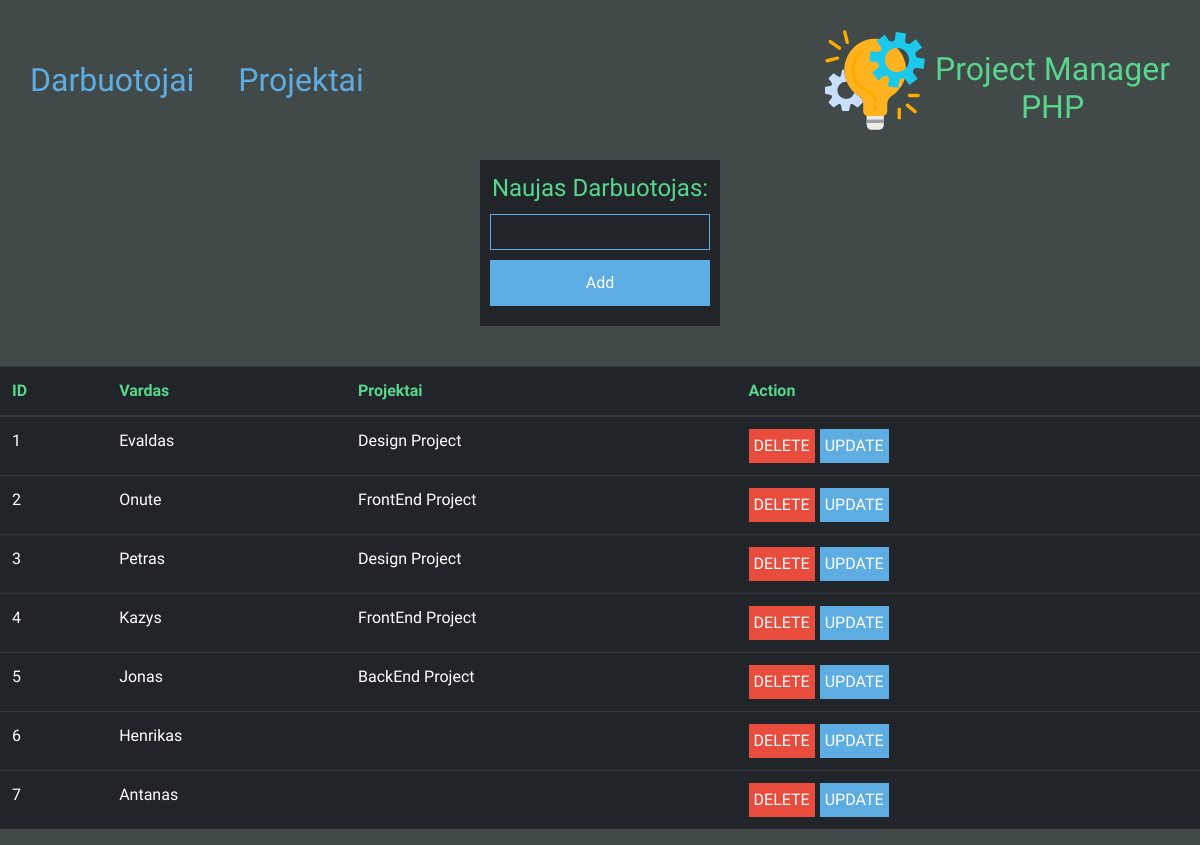
The page / on the database its author committed.
### tables this page shows
CREATE TABLE `employee` (
  `id` int(11) NOT NULL AUTO_INCREMENT,
  `name` varchar(45) NOT NULL,
  `project_id` int(11) DEFAULT NULL,
  PRIMARY KEY (`id`),
  KEY `project_id_idx` (`project_id`),
  CONSTRAINT `project_id` FOREIGN KEY (`project_id`) REFERENCES `projects` (`id`) ON DELETE SET NULL ON UPDATE CASCADE
);

CREATE TABLE `projects` (
  `id` int(11) NOT NULL AUTO_INCREMENT,
  `name` varchar(45) NOT NULL,
  PRIMARY KEY (`id`)
);

### index.php (the view, shortened to what this page needs)
<!DOCTYPE html>
<html lang="en">
<head>
    <link rel="stylesheet" href="https://stackpath.bootstrapcdn.com/bootstrap/4.1.3/css/bootstrap.min.css">
    <link rel="stylesheet" href="Tools/styles.css">
</head>
<body>
    <header>
        <div class="linkai">
            <a href="?path=employee">Darbuotojai</a>
            <a href="?path=projects">Projektai</a>
        </div>
        <div class="logo">
            <img src="./logo/project-management.svg" alt="">
            <div class="textLogo">
                <h2>Project Manager</h2>
                <h2>PHP</h2>
            </div>
        </div>
    </header>
    <div id=update_add_forms>
        <?php
        include "./Tools/helper.php";
        if ($_GET['path'] == "employee" || $_GET['path'] == "") {
            echo "
            <form  id=addForm method=post>
            <label>Naujas Darbuotojas:</label>
            <input type=text name='newEmp' >
            <input type=submit name='addNew' value=Add>
            </form>
        ";
        } else if ($_GET['path'] == "projects") {
            echo "
        <form  id=addForm method=post>
        <label>Naujas Projektas:</label>
        <input type=text name='newPr' >
        <input type=submit name='addNew' value=Add>
        </form>
    ";
        }
        ?>
    </div>
    <table class="table table-hover table-dark">
        <thead>
            <tr>
                <th scope="col">ID</th>
                <?php
                if ($_GET['path'] == "employee") {
                    echo "<th scope=col>Vardas</th>";
                    echo "<th scope=col> Projektai</th>";
                } else if ($_GET['path'] == "projects") {
                    echo "<th scope=col>Projektas</th>";
                    echo "<th scope=col> Darbuotojai</th>";
                } else {
                    echo "<th scope=col>Vardas</th>";
                    echo "<th scope=col> Projektai</th>";
                }
                ?>
                <th scope="col">Action</th>
            </tr>
        </thead>
        <tbody>
            <?php
            if ($_GET['path'] == "employee" || $_GET['path'] == "") {
                $sql = "SELECT employee.id as nr, employee.name as vardas, employee.project_id as prId, projects.name as projektas
                FROM employee
                LEFT JOIN projects ON employee.project_id = projects.id
                ORDER BY nr;";
                $result = mysqli_query($conn, $sql);
                if (mysqli_num_rows($result) > 0) {
                    while ($row = mysqli_fetch_assoc($result)) {
                        $index++;
                        print('<tr>'
                            . '<td>' . $index . '</td>'
                            . '<td>' . $row['vardas'] . '</td>'
                            . '<td>' . $row['projektas'] . '</td>'
                            . '<td>' . '<a href="?action=deleteEmp&id='  . $row['nr'] . '"><button id=deleteBtn >DELETE</button></a>' .
                            '<a href="?path=employee&updateEmp='  . rawurlencode($row['vardas']) . '&id=' . $row['nr'] .   '&pr=' . $row['prId'] .  '"  ><button id=updateBtn >UPDATE</button></a>'
                            .  '</td>'
                            . '</tr>');
                    }
                }
            } else if ($_GET['path'] == "projects") {
                $sql =  "SELECT ANY_VALUE(projects.id) as numeris, projects.name as projektas , GROUP_CONCAT(employee.name SEPARATOR', ') as vardas
                        FROM projects
                        LEFT JOIN employee ON employee.project_id = projects.id
                        GROUP BY projektas
                        ORDER BY numeris;
                        ";
                $result = mysqli_query($conn, $sql);
                if (mysqli_num_rows($result) > 0) {
                    while ($row = mysqli_fetch_assoc($result)) {
                        $index++;
                        print('<tr>'
                            . '<td>' . $index . '</td>'
                            . '<td>' . $row['projektas'] . '</td>'
                            . '<td>' . $row['vardas'] . '</td>'
                            . '<td>' . '<a href="?action=deletePr&id='  . $row['numeris'] . '"><button id=deleteBtn>DELETE</button></a>' .
                            '<a href="?path=projects&updatePr=' . $row['projektas'] . '&id=' . $row['numeris'] . '"><button id=updateBtn>UPDATE</button></a>'
                            . '</td>'
                            . '</tr>');
                    }
                }
            }
            ?>
        </tbody>
    </table>
</body>
</html>

### Tools/styles.css (style rules this page uses)
body { background-color: #424949; font-family: "Source Sans Pro", sans-serif; }
header { margin-top: 30px; margin-bottom: 30px; height: 100px; display: -webkit-box; display: -ms-flexbox; display: flex; -webkit-box-align: center; -ms-flex-align: center; align-items: center; -webkit-box-pack: justify; -ms-flex-pack: justify; justify-content: space-between; }
header a { color: #5dade2; margin-right: 10px; margin-left: 30px; font-size: 2rem; text-decoration: none; -webkit-transition: 0.3s; transition: 0.3s; }
.logo { display: -webkit-box; display: -ms-flexbox; display: flex; margin-right: 30px; -webkit-box-align: center; -ms-flex-align: center; align-items: center; -webkit-box-pack: center; -ms-flex-pack: center; justify-content: center; color: #58d68d; }
.logo img { width: 100px; margin-right: 10px; }
.logo .textLogo { text-align: center; -webkit-transform: translateY(8px); transform: translateY(8px); }
.logo .textLogo h2 { margin-bottom: 0px; }
th { color: #58d68d; }
#updateForm, #addForm { background-color: #212529; width: 20%; display: -webkit-box; display: -ms-flexbox; display: flex; -webkit-box-orient: vertical; -webkit-box-direction: normal; -ms-flex-direction: column; flex-direction: column; -webkit-box-pack: center; -ms-flex-pack: center; justify-content: center; margin-bottom: 40px; text-align: center; padding: 10px; }
#updateForm label, #addForm label { color: #58d68d; font-size: 1.5rem; }
#updateForm input, #addForm input { width: 100%; text-align: center; margin-bottom: 10px; background-color: #212529; border: none; color: white; border: solid 1px #5dade2; padding: 5px; outline: none; }
#updateForm input[type="submit"], #addForm input[type="submit"] { padding: 10px; background-color: #5dade2; cursor: pointer; -webkit-transition: 0.3s; transition: 0.3s; }
button { cursor: pointer; margin-right: 5px; border: none; padding: 5px; color: white; }
#updateBtn { background-color: #5dade2; -webkit-transition: 0.3s; transition: 0.3s; }
#deleteBtn { background-color: #e74c3c; -webkit-transition: 0.3s; transition: 0.3s; }
#update_add_forms { display: -webkit-box; display: -ms-flexbox; display: flex; -ms-flex-pack: distribute; justify-content: space-around; }

### rows shown on the page
employee: name "Evaldas", project.name "Design Project"
employee: name "Onute", project.name "FrontEnd Project"
employee: name "Petras", project.name "Design Project"
employee: name "Kazys", project.name "FrontEnd Project"
employee: name "Jonas", project.name "BackEnd Project"
employee: name "Henrikas"
employee: name "Antanas"
